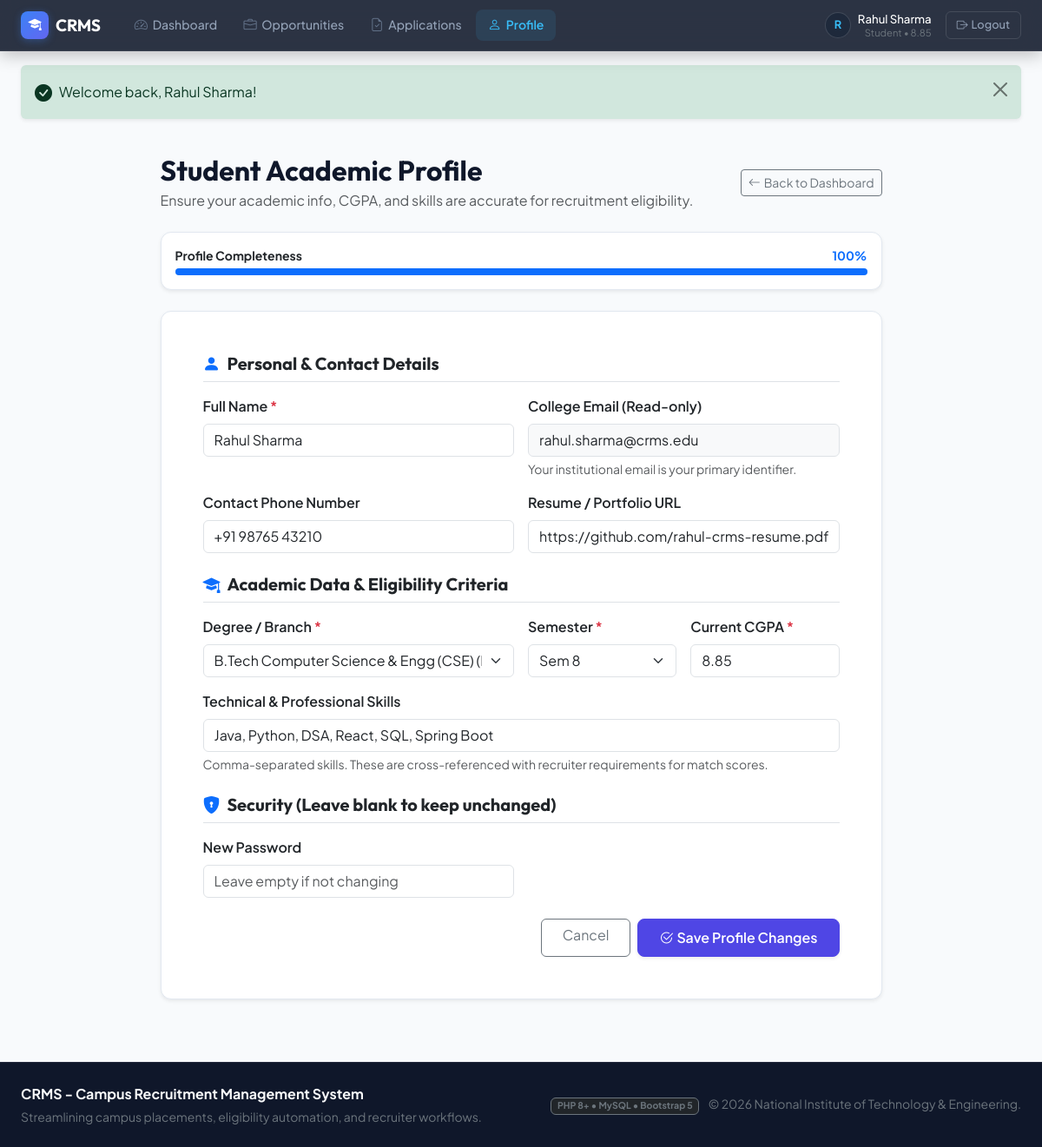
The app's page /public/index.php?page=student/profile (signed in) with its own data.
### tables this page shows
CREATE TABLE `students` (
  `student_id` INT AUTO_INCREMENT PRIMARY KEY,
  `name` VARCHAR(100) NOT NULL,
  `email` VARCHAR(150) NOT NULL UNIQUE,
  `password_hash` VARCHAR(255) NOT NULL,
  `phone` VARCHAR(20) DEFAULT NULL,
  `course` VARCHAR(100) NOT NULL,           
  `semester` TINYINT UNSIGNED NOT NULL,      
  `cgpa` DECIMAL(3,2) NOT NULL DEFAULT 0.00, 
  `skills` TEXT DEFAULT NULL,                
  `resume_link` VARCHAR(255) DEFAULT NULL,   
  `created_at` DATETIME DEFAULT CURRENT_TIMESTAMP,
  `updated_at` DATETIME DEFAULT CURRENT_TIMESTAMP ON UPDATE CURRENT_TIMESTAMP,
  INDEX `idx_course` (`course`),
  INDEX `idx_cgpa` (`cgpa`)
);

### app/controllers/StudentController.php (called while the page is built, shortened)
<?php
require_once __DIR__ . '/../../config/config.php';
require_once __DIR__ . '/../../config/auth.php';
require_once __DIR__ . '/../models/Student.php';
class StudentController {
    public static function profile(): void {
        $studentId = Auth::getCurrentUserId();
        $student = Student::getById($studentId);
        require_once __DIR__ . '/../views/student/profile.php';
    }
}

### config/auth.php (called while the page is built, shortened)
<?php
require_once __DIR__ . '/config.php';
class Auth {
    public static function isLoggedIn(): bool {
        return isset($_SESSION['user_id']) && isset($_SESSION['user_role']);
    }
    public static function isStudent(): bool {
        return self::isLoggedIn() && ($_SESSION['user_role'] === 'student');
    }
    public static function getCurrentUser(): ?array {
        return [
            'id' => $_SESSION['user_id'],
            'name' => $_SESSION['user_name'] ?? 'User',
            'email' => $_SESSION['user_email'] ?? '',
            'role' => $_SESSION['user_role'] ?? 'guest',
        ];
    }
}

### app/models/Student.php (called while the page is built, shortened)
<?php
class Student {
    public static function getById(int $studentId): ?array {
        $pdo = Database::getConnection();
        $stmt = $pdo->prepare("SELECT * FROM `students` WHERE `student_id` = ? LIMIT 1");
        $stmt->execute([$studentId]);
        $res = $stmt->fetch();
        return $res ?: null;
    }
}

### config/config.php (called while the page is built, shortened)
<?php
function e(?string $string): string {
    return htmlspecialchars($string ?? '', ENT_QUOTES, 'UTF-8');
}
function getFlashes(): array {
    $messages = $_SESSION['flash_messages'] ?? [];
    return $messages;
}

### app/views/student/profile.php (the view, shortened to what this page needs)
<?php
require_once __DIR__ . '/../layouts/header.php';
$fieldsFilled = 0;
$totalCheck = 7;
if (!empty($student['name'])) $fieldsFilled++;
if (!empty($student['email'])) $fieldsFilled++;
if (!empty($student['course'])) $fieldsFilled++;
if (!empty($student['semester'])) $fieldsFilled++;
if (!empty($student['cgpa']) && (float)$student['cgpa'] > 0) $fieldsFilled++;
if (!empty($student['skills'])) $fieldsFilled++;
if (!empty($student['resume_link'])) $fieldsFilled++;
$completeness = round(($fieldsFilled / $totalCheck) * 100);
?>
<div class="container py-4">
    <div class="row justify-content-center">
        <div class="col-lg-9">
            <div class="d-flex justify-content-between align-items-center mb-4">
                <div>
                    <h2 class="fw-bold mb-1">Student Academic Profile</h2>
                    <p class="text-muted mb-0">Ensure your academic info, CGPA, and skills are accurate for recruitment eligibility.</p>
                </div>
                <a href="<?= BASE_URL ?>/public/index.php?page=student/dashboard" class="btn btn-outline-secondary btn-sm">
                    <i class="bi bi-arrow-left me-1"></i>Back to Dashboard
                </a>
            </div>
            <div class="card card-modern shadow-sm p-3 mb-4">
                <div class="d-flex justify-content-between align-items-center mb-1">
                    <span class="small fw-bold text-dark">Profile Completeness</span>
                    <span class="small fw-bold text-primary"><?= $completeness ?>%</span>
                </div>
                <div class="progress" style="height: 8px;">
                    <div class="progress-bar bg-primary" role="progressbar" style="width: <?= $completeness ?>%;" aria-valuenow="<?= $completeness ?>" aria-valuemin="0" aria-valuemax="100"></div>
                </div>
            </div>
            <div class="card card-modern shadow-sm p-4 p-md-5">
                <form action="<?= BASE_URL ?>/public/index.php?page=student/profile" method="POST">
                    <h5 class="fw-bold text-dark border-bottom pb-2 mb-3">
                        <i class="bi bi-person-fill text-primary me-2"></i>Personal & Contact Details
                    </h5>
                    <div class="row g-3 mb-4">
                        <div class="col-md-6">
                            <label for="name" class="form-label fw-semibold">Full Name <span class="text-danger">*</span></label>
                            <input type="text" class="form-control" id="name" name="name" value="<?= e($student['name']) ?>" required>
                        </div>
                        <div class="col-md-6">
                            <label for="email" class="form-label fw-semibold">College Email (Read-only)</label>
                            <input type="email" class="form-control bg-light" id="email" value="<?= e($student['email']) ?>" readonly>
                            <div class="form-text">Your institutional email is your primary identifier.</div>
                        </div>
                        <div class="col-md-6">
                            <label for="phone" class="form-label fw-semibold">Contact Phone Number</label>
                            <input type="tel" class="form-control" id="phone" name="phone" value="<?= e($student['phone'] ?? '') ?>" placeholder="+91 98765 43210">
                        </div>
                        <div class="col-md-6">
                            <label for="resume_link" class="form-label fw-semibold">Resume / Portfolio URL</label>
                            <input type="url" class="form-control" id="resume_link" name="resume_link" value="<?= e($student['resume_link'] ?? '') ?>" placeholder="https://drive.google.com/... or LinkedIn / GitHub">
                        </div>
                    </div>
                    <h5 class="fw-bold text-dark border-bottom pb-2 mb-3 mt-4">
                        <i class="bi bi-mortarboard-fill text-primary me-2"></i>Academic Data & Eligibility Criteria
                    </h5>
                    <div class="row g-3 mb-4">
                        <div class="col-md-6">
                            <label for="course" class="form-label fw-semibold">Degree / Branch <span class="text-danger">*</span></label>
                            <select class="form-select" id="course" name="course" required>
                                <?php
                                $courses = defined('ALL_CRMS_COURSES') ? ALL_CRMS_COURSES : ['B.Tech CSE' => 'B.Tech CSE'];
                                foreach ($courses as $cCode => $cLabel):
                                ?>
                                    <option value="<?= $cCode ?>" <?= $student['course'] === $cCode ? 'selected' : '' ?>><?= $cLabel ?> (<?= $cCode ?>)</option>
                                <?php endforeach; ?>
                            </select>
                        </div>
                        <div class="col-md-3">
                            <label for="semester" class="form-label fw-semibold">Semester <span class="text-danger">*</span></label>
                            <select class="form-select" id="semester" name="semester" required>
                                <?php for ($s = 1; $s <= 8; $s++): ?>
                                    <option value="<?= $s ?>" <?= (int)$student['semester'] === $s ? 'selected' : '' ?>>Sem <?= $s ?></option>
                                <?php endfor; ?>
                            </select>
                        </div>
                        <div class="col-md-3">
                            <label for="cgpa" class="form-label fw-semibold">Current CGPA <span class="text-danger">*</span></label>
                            <input type="number" step="0.01" min="0" max="10" class="form-control" id="cgpa" name="cgpa" value="<?= number_format((float)$student['cgpa'], 2) ?>" required>
                        </div>
                        <div class="col-12">
                            <label for="skills" class="form-label fw-semibold">Technical & Professional Skills</label>
                            <input type="text" class="form-control" id="skills" name="skills" value="<?= e($student['skills'] ?? '') ?>" placeholder="e.g. Java, Python, SQL, React, AWS, DSA">
                            <div class="form-text">Comma-separated skills. These are cross-referenced with recruiter requirements for match scores.</div>
                        </div>
                    </div>
                    <h5 class="fw-bold text-dark border-bottom pb-2 mb-3 mt-4">
                        <i class="bi bi-shield-lock-fill text-primary me-2"></i>Security (Leave blank to keep unchanged)
                    </h5>
                    <div class="row g-3 mb-4">
                        <div class="col-md-6">
                            <label for="password" class="form-label fw-semibold">New Password</label>
                            <input type="password" class="form-control" id="password" name="password" minlength="6" placeholder="Leave empty if not changing">
                        </div>
                    </div>
                    <div class="d-flex justify-content-end gap-2 mt-4">
                        <a href="<?= BASE_URL ?>/public/index.php?page=student/dashboard" class="btn btn-outline-secondary px-4">Cancel</a>
                        <button type="submit" class="btn btn-primary-custom px-4 shadow-sm">
                            <i class="bi bi-check2-circle me-1"></i>Save Profile Changes
                        </button>
                    </div>
                </form>
            </div>
        </div>
    </div>
</div>
<?php require_once __DIR__ . '/../layouts/footer.php'; ?>

### app/views/layouts/header.php (shortened to what this page needs)
<?php
require_once __DIR__ . '/../../../config/config.php';
require_once __DIR__ . '/../../../config/auth.php';
$currentUser = Auth::getCurrentUser();
$isStudent = Auth::isStudent();
$currentPage = $_GET['page'] ?? 'home';
?>
<!DOCTYPE html>
<html lang="en">
<head>
    <link href="https://cdn.jsdelivr.net/npm/bootstrap@5.3.3/dist/css/bootstrap.min.css" rel="stylesheet">
    <link rel="stylesheet" href="https://cdn.jsdelivr.net/npm/bootstrap-icons@1.11.3/font/bootstrap-icons.min.css">
    <link rel="stylesheet" href="<?= BASE_URL ?>/public/assets/css/style.css">
    <link rel="stylesheet" href="<?= BASE_URL ?>/assets/css/style.css">
</head>
<body>
<nav class="navbar navbar-expand-lg navbar-dark navbar-crms sticky-top">
    <div class="container-fluid px-lg-4">
        <a class="navbar-brand d-flex align-items-center me-3" href="<?= BASE_URL ?>/public/index.php">
            <div class="brand-icon me-2 d-inline-flex align-items-center justify-content-center">
                <i class="bi bi-mortarboard-fill"></i>
            </div>
            <span>CRMS</span>
        </a>
        <div class="collapse navbar-collapse" id="crmsNavbar">
            <ul class="navbar-nav me-auto mb-2 mb-lg-0 ms-lg-2">
                <?php if ($isStudent): ?>
                    <li class="nav-item">
                        <a class="nav-link <?= $currentPage === 'student/dashboard' ? 'active' : '' ?>" href="<?= BASE_URL ?>/public/index.php?page=student/dashboard">
                            <i class="bi bi-speedometer2"></i>Dashboard
                        </a>
                    </li>
                    <li class="nav-item">
                        <a class="nav-link <?= $currentPage === 'student/jobs' || $currentPage === 'student/job-detail' ? 'active' : '' ?>" href="<?= BASE_URL ?>/public/index.php?page=student/jobs">
                            <i class="bi bi-briefcase"></i>Opportunities
                        </a>
                    </li>
                    <li class="nav-item">
                        <a class="nav-link <?= $currentPage === 'student/applications' ? 'active' : '' ?>" href="<?= BASE_URL ?>/public/index.php?page=student/applications">
                            <i class="bi bi-file-earmark-check"></i>Applications
                        </a>
                    </li>
                    <li class="nav-item">
                        <a class="nav-link <?= $currentPage === 'student/profile' ? 'active' : '' ?>" href="<?= BASE_URL ?>/public/index.php?page=student/profile">
                            <i class="bi bi-person"></i>Profile
                        </a>
                    </li>
                <?php endif; ?>
            </ul>
            <div class="d-flex align-items-center gap-3">
                <?php if ($currentUser): ?>
                    <div class="d-none d-sm-flex align-items-center gap-2">
                        <div class="user-avatar">
                            <?= strtoupper(substr($currentUser['name'], 0, 1)) ?>
                        </div>
                        <div class="lh-sm text-end">
                            <div class="text-white small fw-medium" style="font-size: 0.825rem;"><?= e($currentUser['name']) ?></div>
                            <div class="text-secondary" style="font-size: 0.7rem;">
                                <?= ucfirst($currentUser['role']) ?><?php if ($isStudent && isset($_SESSION['student_cgpa'])): ?> &bull; <?= number_format((float)$_SESSION['student_cgpa'], 2) ?><?php endif; ?>
                            </div>
                        </div>
                    </div>
                    <a href="<?= BASE_URL ?>/public/index.php?page=logout" class="btn-logout-minimal" title="Logout">
                        <i class="bi bi-box-arrow-right me-1"></i>Logout
                    </a>
                <?php endif; ?>
            </div>
        </div>
    </div>
</nav>
<div class="container-fluid px-lg-4 mt-3">
    <?php foreach (getFlashes() as $flash): ?>
        <div class="alert alert-<?= e($flash['type']) ?> alert-dismissible fade show shadow-sm border-0 d-flex align-items-center" role="alert">
            <i class="bi <?= $flash['type'] === 'success' ? 'bi-check-circle-fill' : ($flash['type'] === 'danger' ? 'bi-exclamation-triangle-fill' : 'bi-info-circle-fill') ?> fs-5 me-2"></i>
            <div><?= $flash['message'] ?></div>
            <button type="button" class="btn-close" data-bs-dismiss="alert" aria-label="Close"></button>
        </div>
    <?php endforeach; ?>
</div>
<main class="flex-grow-1 pb-5">

### records on screen
students: name "R", name "Rahul Sharma", email "rahul.sharma@crms.edu", phone "+91 98765 43210", resume_link "https://github.com/rahul-crms-resume.pdf", course "B.Tech Computer Science & Engg (CSE) (B.Tech CSE)", semester "Sem 8", cgpa "8.85", skills "Java, Python, DSA, React, SQL, Spring Boot"

### other values on screen
$currentUser['role'] "Student"
$_SESSION['student_cgpa'] "8.85"
$flash['message'] "Welcome back, Rahul Sharma!"
$completeness "100"
APP_NAME "CRMS - Campus Recruitment Management System"
APP_INSTITUTION "National Institute of Technology & Engineering"
